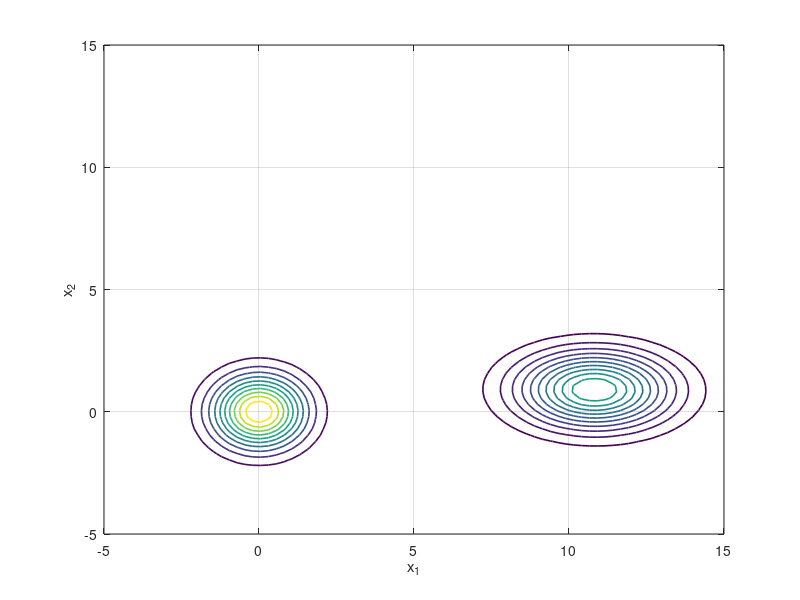

Write the MATLAB code that produced this figure. (Note: this script raises an error after producing the figure.)
clc;
close all;
clear all;
%%
close all
Cw = [1 0; 0 1];
Ctheta = [   1.6861   -0.0197;
   -0.0197    0.0880];
mu = [10.8202; 0.8962];
% Parameters of the Gaussian distribution
x1 = linspace(-5, 20, 100); % Range for x
x2 = linspace(-5, 20, 100); % Range for y
[X1, X2] = meshgrid(x1, x2);

% Compute the joint Gaussian probability density
pos = [X1(:), X2(:)];
pdf = mvnpdf(pos, mu', Cw + Ctheta); % MATLAB's multivariate normal PDF function
pdf = reshape(pdf, size(X1)); % Reshape to grid format

% Plot the contour
contour(x1, x2, pdf, 10, 'LineWidth', 1.2); % 20 contour levels

hold on;
pdf = mvnpdf(pos, [0 0], Cw); % MATLAB's multivariate normal PDF function
pdf = reshape(pdf, size(X1)); % Reshape to grid format
xlim([-5 15]);
% yticks(-5:2:5)
ylim([-5 15]);
grid on;
contour(x1, x2, pdf, 10, 'LineWidth', 1.2); % 20 contour levels
xlabel('x_1');
ylabel('x_2');
xline(0, "k");
yline(0, "k");
% title('Contour Plot of Joint Gaussian Distribution');
colorbar; % Optional: Adds a color bar
set(gca, "FontName", "Times New Roman", "FontSize", 10);
print_plot("1.png",4,3,800)